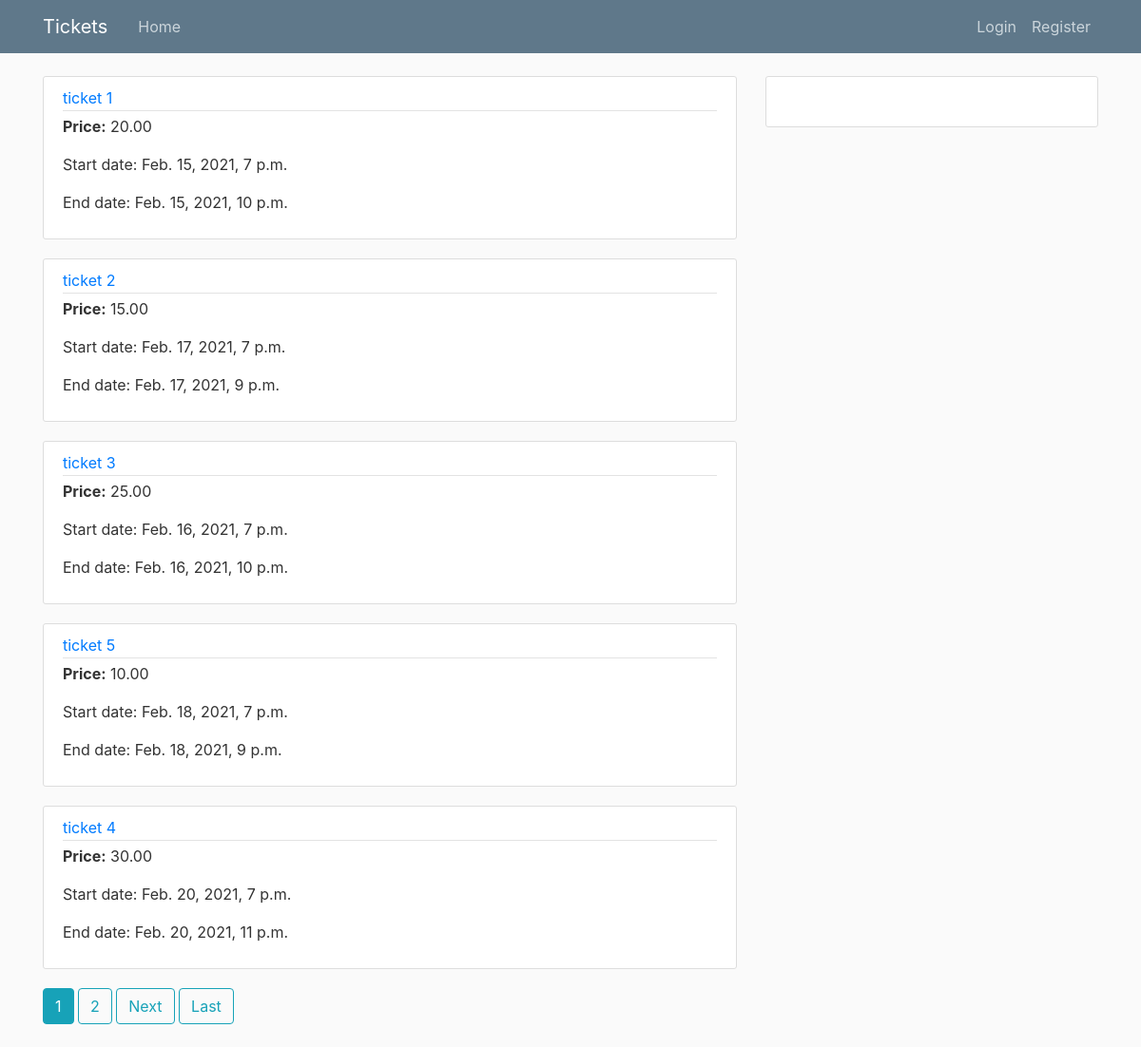
The page / on the database its author committed.
### tickets_app/models.py (models this page shows, shortened)
class Ticket(models.Model):
    name = models.CharField(max_length=100, verbose_name=_("Name"))
    price = models.DecimalField(max_digits=4, decimal_places=2, verbose_name=_('Price'))
    start_date = models.DateTimeField(verbose_name=_("Start Date"))
    end_date = models.DateTimeField(verbose_name=_("End date"))
    barcode = models.PositiveSmallIntegerField(verbose_name=_("Barcode"), unique=True)
    class Meta:
        verbose_name = _('Ticket')
        verbose_name_plural = _('tickets')

### tickets_app/views.py (the view)
# urls.py: path("", TicketsListView.as_view(), name="home"),
class TicketsListView(ListView):
    model = Ticket
    template_name = "tickets_app/home.html"
    context_object_name = "tickets"
    paginate_by = 5

### tickets_app/templates/tickets_app/home.html (shortened to what this page needs)
{% extends "tickets_app/base.html" %}
{% block content %}
  {% for ticket in tickets %}
  <article class="media content-section">
      <div class="media-body">
        <div class="article-metadata">
          <a class="mr-2" href="{% url 'ticket-detail' ticket.id %}">{{ ticket.name }}</a>
        </div>
        <p><strong>Price:</strong> {{ ticket.price }}</p>
        <p>Start date: {{ ticket.start_date }}</p>
        <p>End date: {{ ticket.end_date }}</p>
      </div>
    </article>
  {% endfor %}
  {% if is_paginated %}
    {% for num in page_obj.paginator.page_range %}
      {% if page_obj.number == num %}
        <a class="btn btn-info mb-4" href="?page={{ num }}">{{ num }}</a>
      {% elif num > page_obj.number|add:'-3' and num < page_obj.number|add:'3' %}
        <a class="btn btn-outline-info mb-4" href="?page={{ num }}">{{ num }}</a>
      {% endif %}
    {% endfor %}
    {% if page_obj.has_next %}
      <a class="btn btn-outline-info mb-4" href="?page={{ page_obj.next_page_number }}">Next</a>
      <a class="btn btn-outline-info mb-4" href="?page={{ page_obj.paginator.num_pages }}">Last</a>
    {% endif %}
  {% endif %}
{% endblock content%}

### tickets_app/static/tickets_app/main.css (style rules this page uses)
body { background: #fafafa; color: #333333; margin-top: 5rem; }
.content-section { background: #ffffff; padding: 10px 20px; border: 1px solid #dddddd; border-radius: 3px; margin-bottom: 20px; }
.article-metadata { padding-bottom: 1px; margin-bottom: 4px; border-bottom: 1px solid #e3e3e3 }

### rows shown on the page
Ticket: name "ticket 1", price "20.00", start_date "Feb. 15, 2021, 7 p.m.", end_date "Feb. 15, 2021, 10 p.m."
Ticket: name "ticket 2", price "15.00", start_date "Feb. 17, 2021, 7 p.m.", end_date "Feb. 17, 2021, 9 p.m."
Ticket: name "ticket 3", price "25.00", start_date "Feb. 16, 2021, 7 p.m.", end_date "Feb. 16, 2021, 10 p.m."
Ticket: name "ticket 5", price "10.00", start_date "Feb. 18, 2021, 7 p.m.", end_date "Feb. 18, 2021, 9 p.m."
Ticket: name "ticket 4", price "30.00", start_date "Feb. 20, 2021, 7 p.m.", end_date "Feb. 20, 2021, 11 p.m."

### other values the page prints
{{ num }} "1"
{{ num }} "2"
